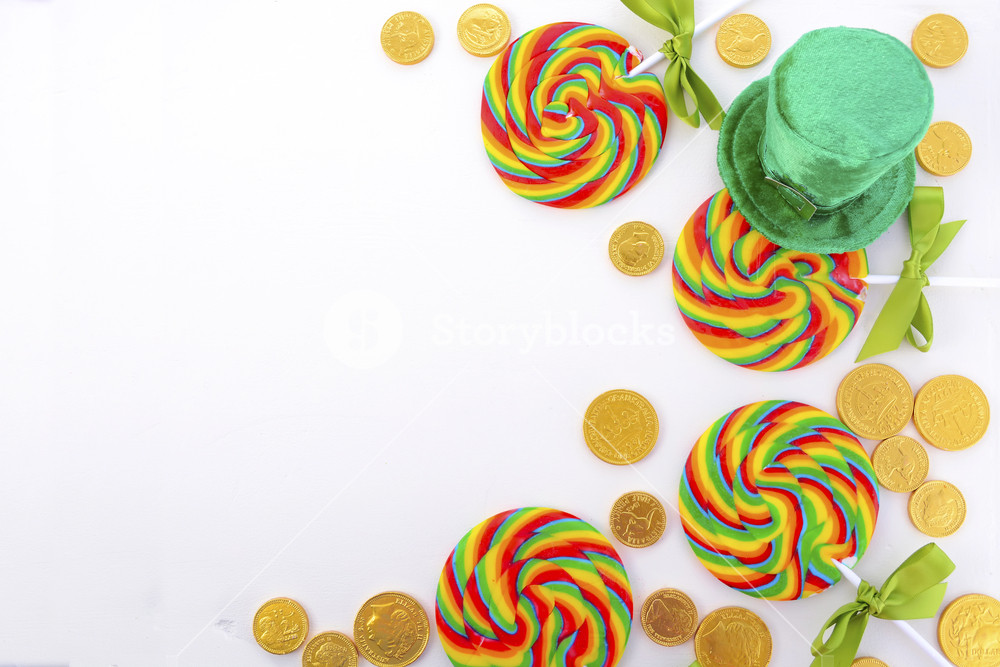
%> input picture lab2/ImageSegmentation/coins.jpg, 1000 x 667 px
$ octave untitled.m   (GNU Octave 9; MATLAB toolbox functions it lacks are replaced by stand-ins)
%> lines starting %> are read from the running program, lines starting %| are printed output that depends on the picture
origIm=imread("coins.jpg");
%> origIm is the input picture: size 667x1000x3 uint8; mean R, G, B 222, 214.2, 189.3
[h,w,d]=size(origIm);
%> h = 667; w = 1000; d = 3
X = reshape(im2double(origIm), h*w, 3);

colorLabelIm=kmeans(X,10);
colorLabelIm=reshape(colorLabelIm,h,w);
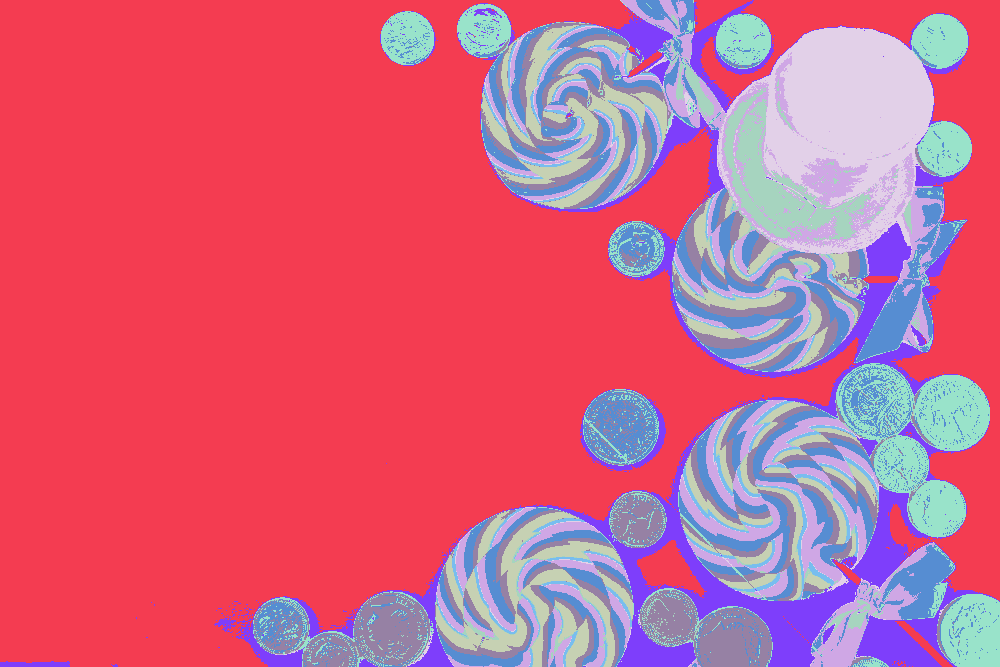
%> colorLabelIm: size 667x1000 double; 10 distinct labels, from 1 to 10; one colour per label, 0 black
imshow(label2rgb(colorLabelIm));
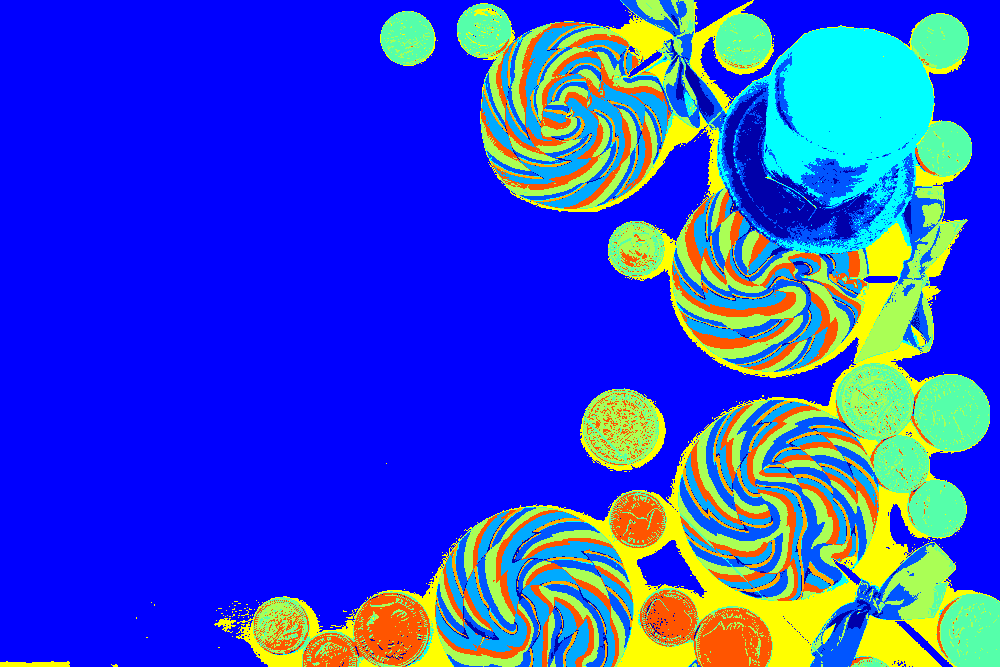
%> displayed picture: size 667x1000x3, on the screen's scale of 0 to 255; mean R, G, B 47.6, 72.2, 205.9

$ run again, with lab2/ImageSegmentation/b.jpg copied over lab2/ImageSegmentation/coins.jpg
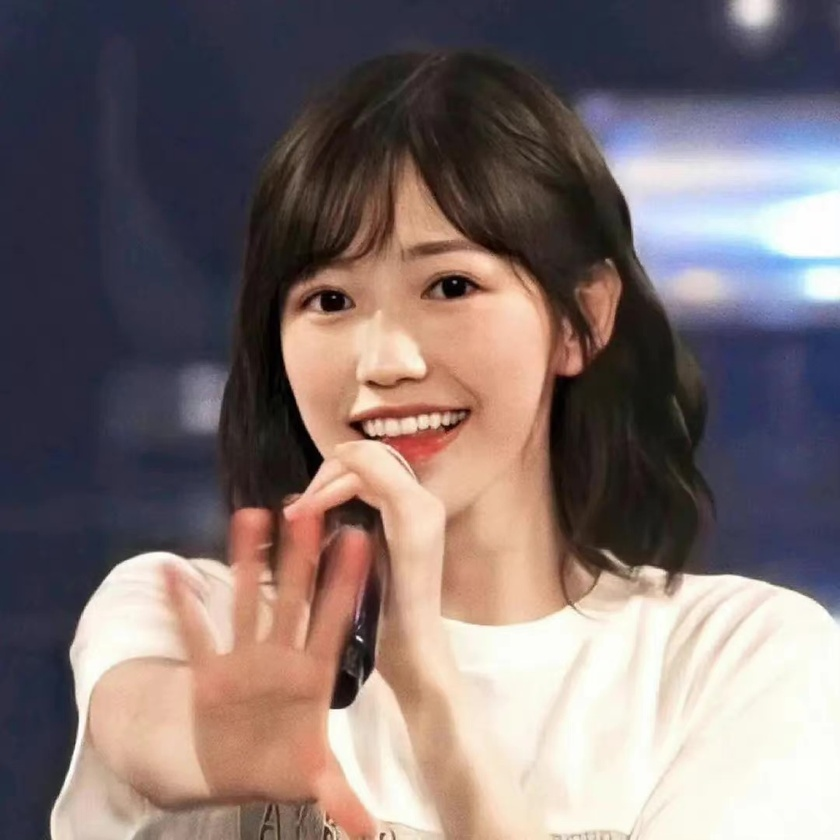
%> input picture lab2/ImageSegmentation/b.jpg, 840 x 840 px, shrunk from 1080 x 1080 before the run
%> origIm is the input picture: size 840x840x3 uint8; mean R, G, B 127.4, 113.1, 112.3
%> `colorLabelIm=reshape(colorLabelIm,h,w);`:
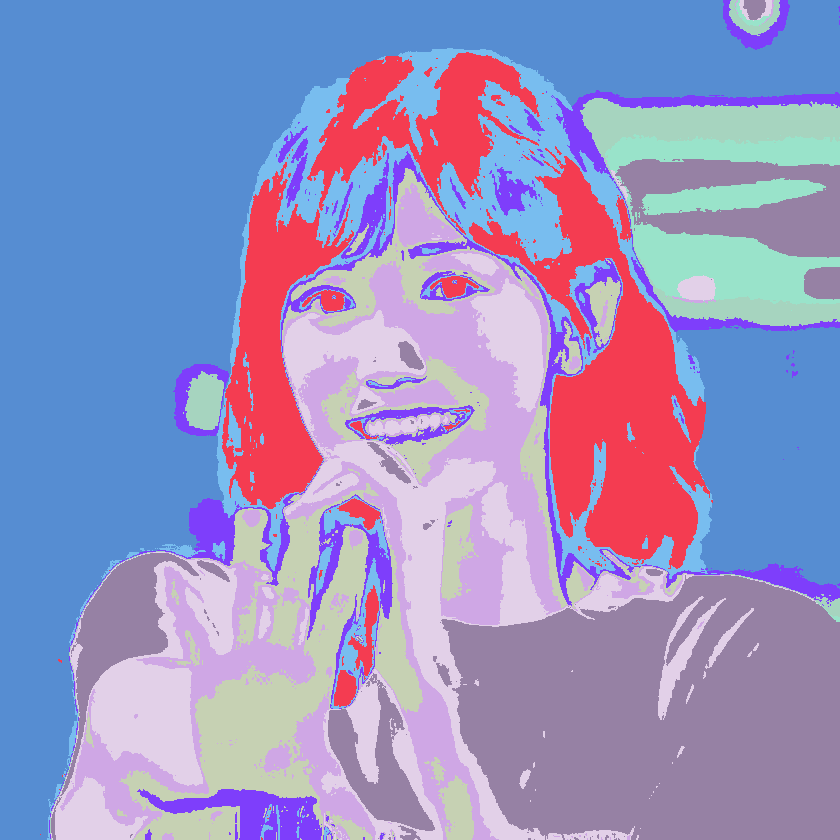
%> colorLabelIm: size 840x840 double; 10 distinct labels, from 1 to 10; one colour per label, 0 black
%> `imshow(label2rgb(colorLabelIm));`:
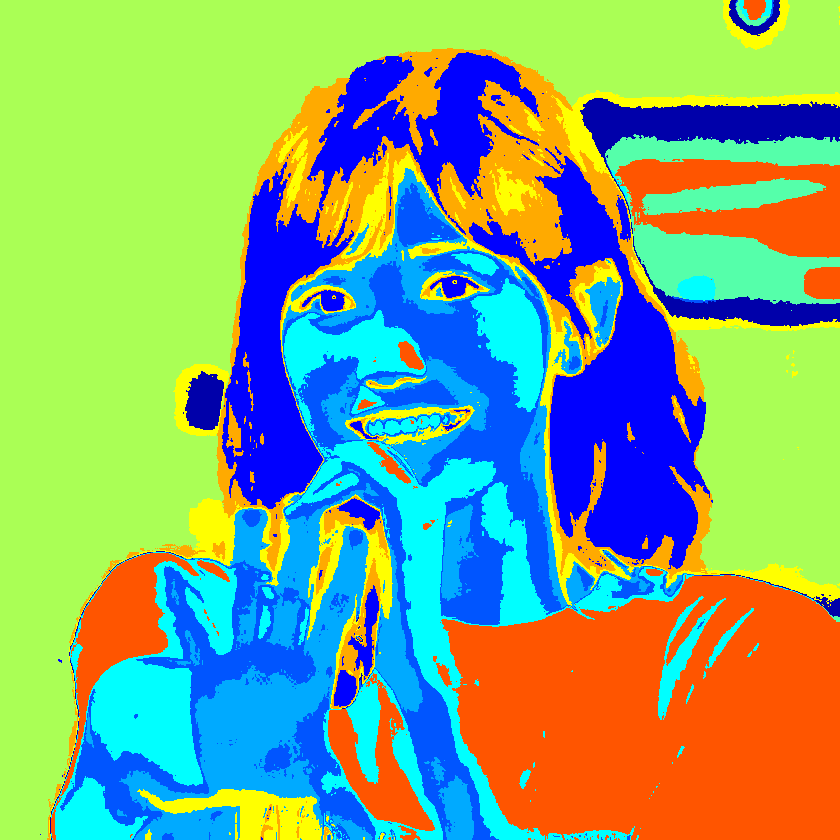
%> displayed picture: size 840x840x3, on the screen's scale of 0 to 255; mean R, G, B 127.7, 168.8, 125.4
